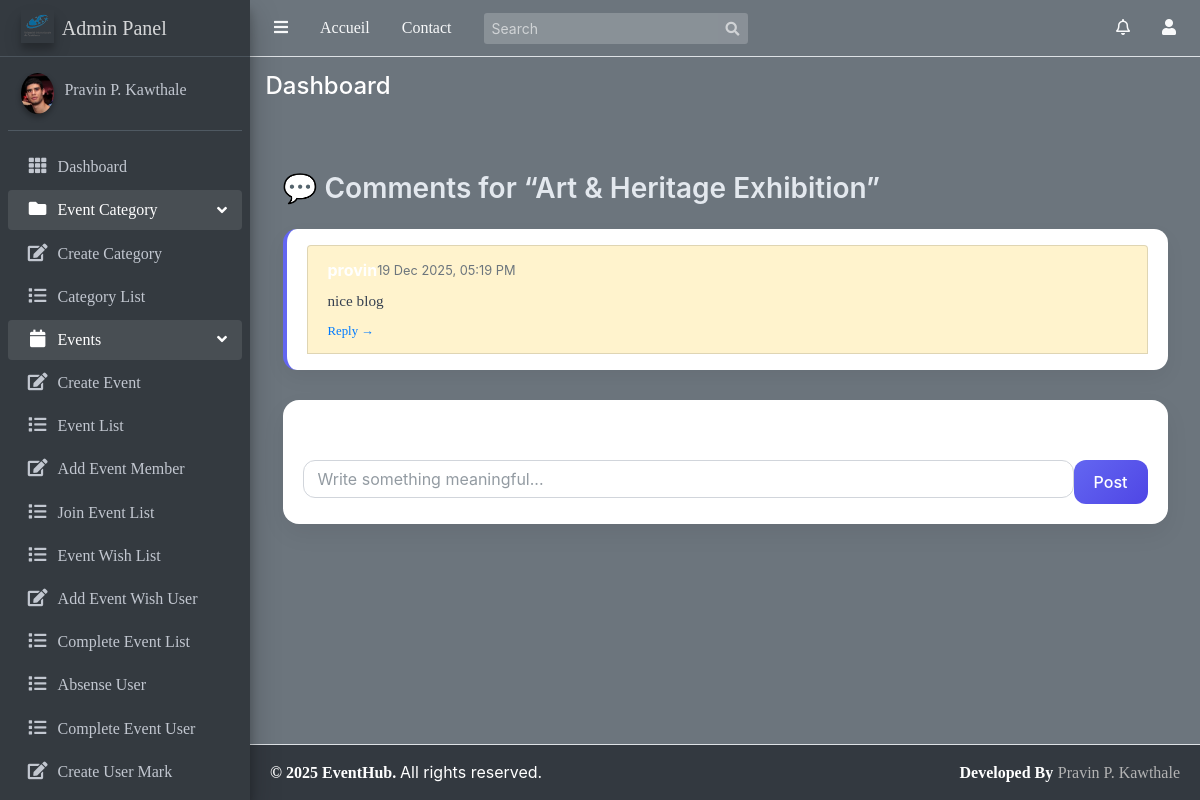
Screenshot of /Events/comment/25/?highlight=26 (signed in) with the database file from the repository.
### Event/models.py (models this page shows, shortened)
class Event(models.Model):
    title = models.CharField(max_length=100)
    description = models.TextField()
    category = models.ForeignKey(Category, on_delete=models.SET_NULL, null=True, related_name="events")
    date = models.DateTimeField()
    location = models.CharField(max_length=300)
    start_time = models.TimeField()
    end_time = models.TimeField()
    created_at = models.DateTimeField(auto_now_add=True)
    updated_at = models.DateTimeField(auto_now=True)
    organizer = models.ForeignKey(User, on_delete=models.CASCADE, related_name='events_created')
    participants = models.ManyToManyField(User, related_name='events_participated', blank=True)
    image = models.ImageField(upload_to="event_images/", default="event_images/default.png")
    comments_enabled=models.BooleanField(default=True)
    likes=models.ManyToManyField(User,related_name='liked_events',blank=True)
    class Meta:
        ordering = ['-start_time']

class Comment(models.Model):
    user=models.ForeignKey(User,on_delete=models.CASCADE)
    event=models.ForeignKey("Event",on_delete=models.CASCADE,related_name="comments")
    parent=models.ForeignKey("self",null=True,blank=True,on_delete=models.CASCADE,related_name="replies")
    content=models.TextField()
    created_at = models.DateTimeField(auto_now_add=True)
    updated_at=models.DateTimeField(auto_now=True)
    class Meta:
        ordering=["-created_at"]

### Event/views.py (the view, shortened to what this page needs)
# urls.py: path('comment/<int:pk>/',views.CommentView.as_view(),name='comment_event'),
class CommentView(LoginRequiredMixin, View):
    template_name = 'Event/event_comments.html'
    def get(self, request, pk):
        event = get_object_or_404(Event, pk=pk)
        comments = event.comments.filter(parent__isnull=True).order_by('-created_at')
        return render(request, self.template_name, {'event': event, 'comments': comments})

### user/context_processors.py (called while the page is built)
def notifications(request):
    if request.user.is_authenticated:
        navbar_notifications = Notification.objects.filter(
            receiver=request.user
        ).order_by('-timestamp')[:5]  # latest 5 notifications
        navbar_unread_count = Notification.objects.filter(
            receiver=request.user,
            is_read=False
        ).count()
    else:
        navbar_notifications = []
        navbar_unread_count = 0
    return {
        'navbar_notifications': navbar_notifications,
        'navbar_unread_count': navbar_unread_count
    }

### templates/Event/event_comments.html (shortened to what this page needs)
{% extends 'base/base.html' %}
{% block content %}
<div class="container mt-5 comment-wrapper">
    <h3 class="mb-4 event-title">
        💬 Comments for “{{ event.title }}”
    </h3>
    {% if comments %}
        {% for comment in comments %}
            <div class="comment-card">
                {% include 'Event/comment_item.html' with comment=comment %}
            </div>
        {% endfor %}
    {% else %}
        <div class="alert alert-info">
            No comments yet. Start the discussion.
        </div>
    {% endif %}
    {% if event.comments_enabled %}
    <div class="comment-form">
        <h5 class="mb-3">Add a Comment</h5>
        <form method="post" action="{% url 'comment_event' event.id %}">
            <div class="d-flex gap-2">
                <input
                    type="text"
                    name="content"
                    class="form-control comment-input"
                    placeholder="Write something meaningful..."
                    required
                >
                <button class="post-btn" type="submit">
                    Post
                </button>
            </div>
        </form>
    </div>
    {% else %}
        <div class="alert alert-warning mt-4">
            Comments are disabled for this event.
        </div>
    {% endif %}
</div>
{% endblock content %}

### templates/Event/comment_item.html (shortened to what this page needs)
<li class="list-group-item" id="comment-{{ comment.id }}">
    <div class="d-flex justify-content-between align-items-start">
        <div class="d-flex align-items-center">
            <strong>{{ comment.user.username }}</strong>
            <small class="text-muted ms-2">
                {{ comment.created_at|date:"d M Y, h:i A" }}
            </small>
        </div>
    </div>
    <p
        class="mt-2 mb-1 comment-text"
        id="comment-text-{{ comment.id }}"
    >
        {{ comment.content }}
    </p>
    <a
        href="#replies{{ comment.id }}"
        class="text-primary text-decoration-none small"
        data-bs-toggle="collapse"
    >
        Reply →
    </a>
</li>

### templates/Event/event_comments.html (style rules this page uses)
body { background-color: #f2f3f5; }
.comment-wrapper { max-width: 900px; margin: auto; }
.event-title { font-weight: 600; color: #e3e8ee; }
.comment-card { background: #ffffff; border-radius: 14px; padding: 16px 20px; margin-bottom: 14px; box-shadow: 0 8px 20px rgba(0, 0, 0, 0.05); border-left: 4px solid #6366f1; }
.comment-text { color: #374151; font-size: 0.95rem; }
.comment-form { background: #ffffff; border-radius: 16px; padding: 20px; box-shadow: 0 10px 25px rgba(0, 0, 0, 0.06); margin-top: 30px; }
.comment-input { border-radius: 12px; padding: 12px 14px; border: 1px solid #d1d5db; }
.post-btn { background: linear-gradient(135deg, #6366f1, #4f46e5); border: none; color: #fff; padding: 10px 20px; border-radius: 12px; font-weight: 500; transition: all 0.3s ease; }

### templates/Event/comment_item.html (style rules this page uses)
.highlighted-comment { background-color: #fff3cd !important; transition: background-color 1s ease; }

### rows the page displays
Event: title "Art & Heritage Exhibition"
Comment: user.username "provin", created_at "19 Dec 2025, 05:19 PM", content "nice blog"
